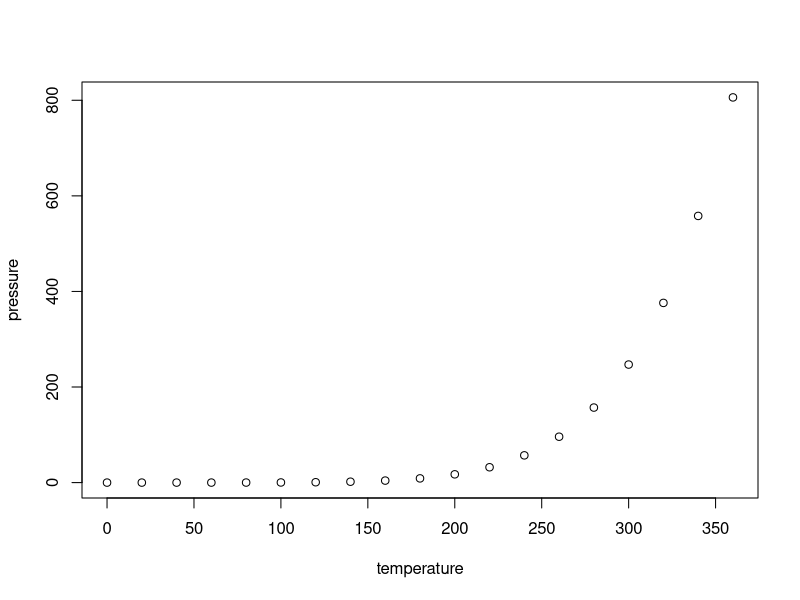
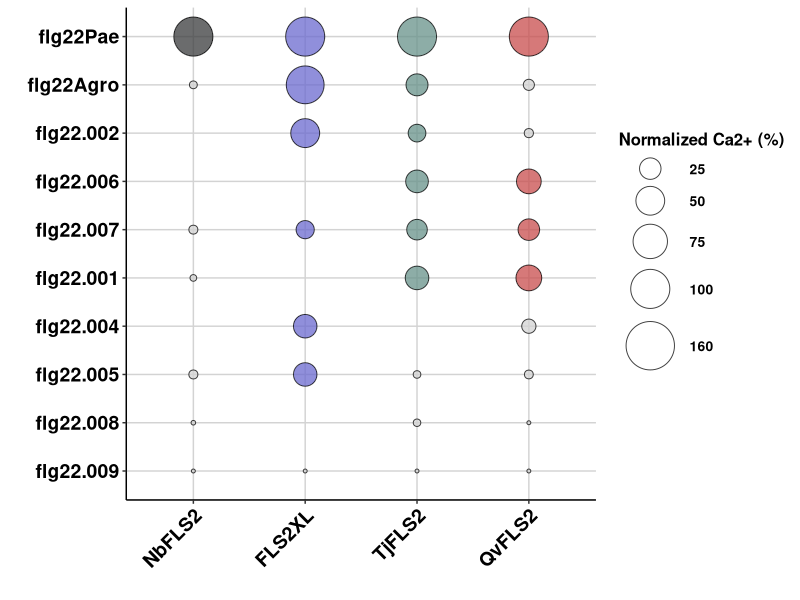
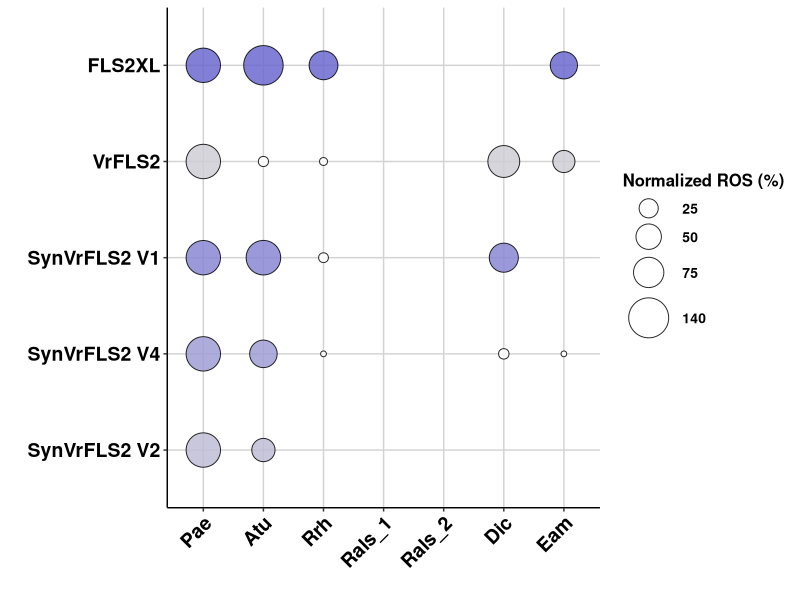
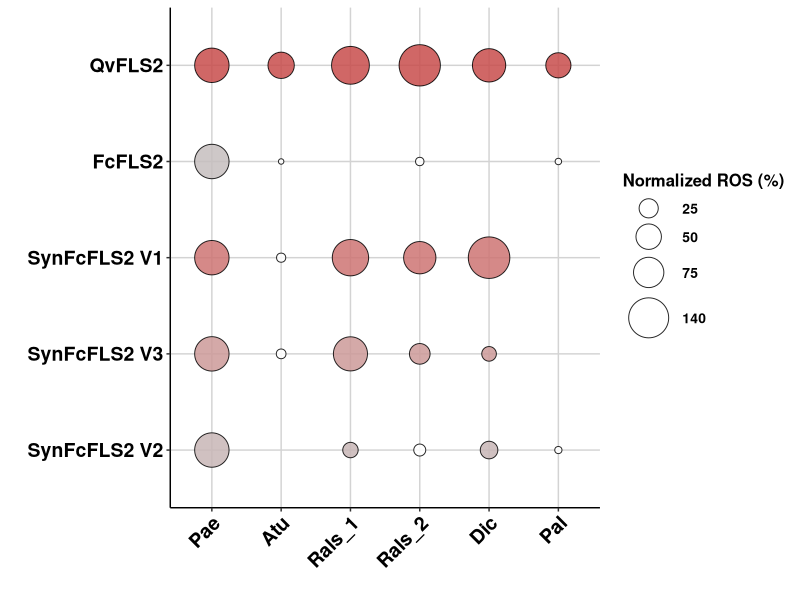
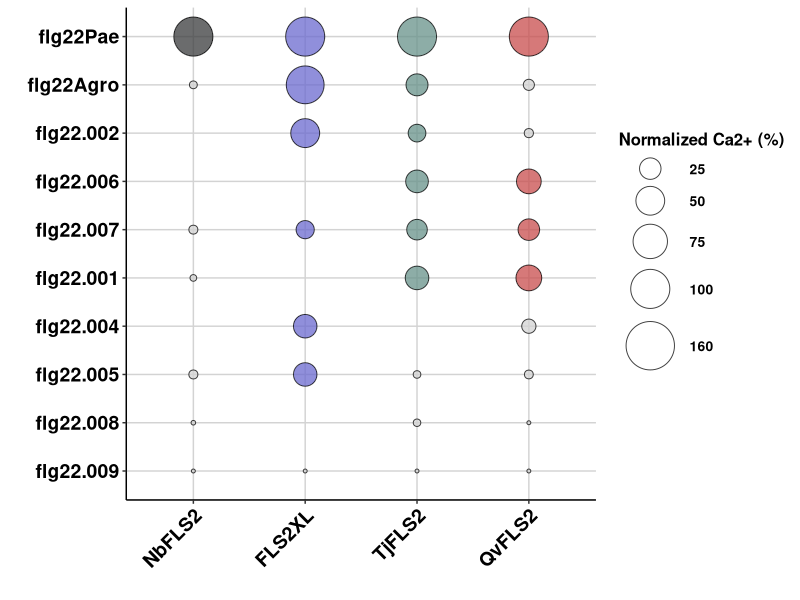
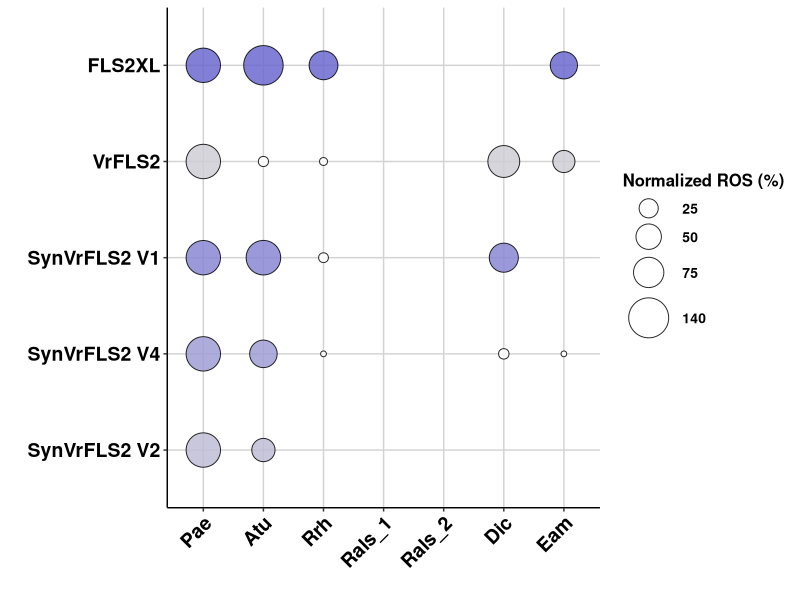
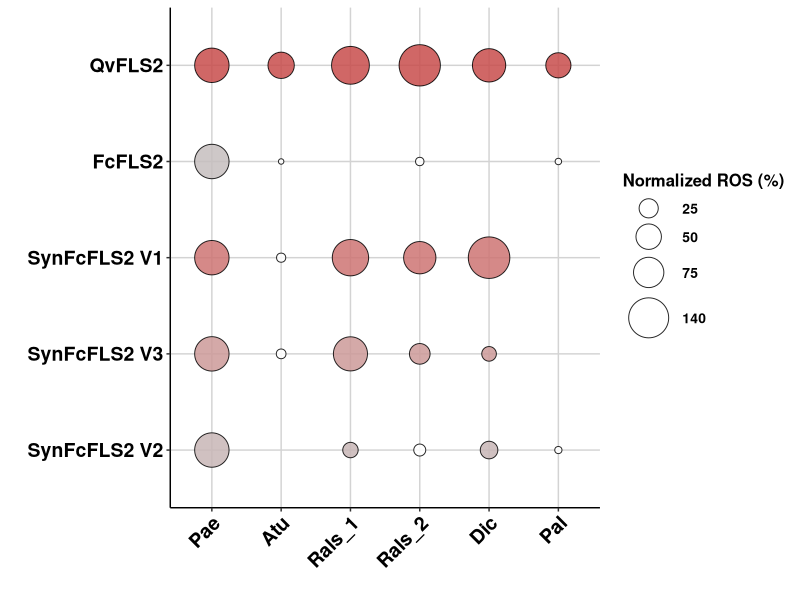

Write the R code that produced these figures, in order.
## ---- chunk 1
knitr::opts_chunk$set(echo = TRUE)
## ---- chunk 2
summary(cars)
## ---- chunk 3
library(reshape2)
library(ggplot2)
library(dplyr)
## ---- chunk 4
plot(pressure)
## ---- chunk 5
library(ggplot2)
library(reshape2)
library(dplyr)

# Read the CSV file
pc <- read.csv("../input/Fig1_Calcium.csv")

# Melt the data frame
pcm <- melt(pc, id = c("Receptor"))

new_order_vector <- c("flg22Pae", "flg22Agro", "flg22.002", "flg22.006", "flg22.007", "flg22.001", "flg22.004", "flg22.005", "flg22.008" , "flg22.009")

# Ensure Receptor is a factor with the correct levels
pcm$Receptor <- factor(pcm$Receptor, levels = c("NbFLS2", "FLS2XL", "TjFLS2", "QvFLS2"))

# Create a new column 'Color' with the default colors based on 'Receptor'
pcm$Color <- case_when(
  pcm$Receptor == "FLS2XL" & pcm$value >= 10 ~ "#6B6ACF",
  pcm$Receptor == "QvFLS2" & pcm$value >= 10 ~ "#C84D4C",
  pcm$Receptor == "TjFLS2" & pcm$value >= 10 ~ "#679289",
  pcm$Receptor == "NbFLS2" & pcm$value >= 10 ~ "#3a3b3c",
  pcm$value < 10 ~ "lightgrey", # Apply light gray color when value is less than 10
  TRUE ~ NA_character_ # For unexpected cases
)

# Proceed with the ggplot
xx <- ggplot(pcm, aes(x = Receptor, y = variable)) + 
  geom_point(aes(size = value, fill = Color), alpha = 0.75, shape = 21) + 
  scale_size_continuous(limits = c(0, 160), range = c(1, 16), breaks = c(25, 50, 75, 100, 160)) + 
  labs(x = "", y = "", size = "Normalized Ca2+ (%)", fill = "") + 
  theme_classic() +
  theme(
    legend.key = element_blank(), 
    axis.text.y = element_text(colour = "black", size = 14, face = "bold"), 
    axis.text.x = element_text(angle = 45, hjust = 1, colour = "black", size = 14, face = "bold", vjust = 1), 
    legend.text = element_text(size = 10, face = "bold", colour = "black"), 
    legend.title = element_text(size = 12, face = "bold"), 
    legend.position = "right",
    panel.grid.major = element_line(colour = "lightgrey", linewidth = 0.5),
    panel.grid.minor = element_blank()
  ) +
  scale_fill_identity(guide = FALSE) +  # Use colors directly from the Color column
  scale_y_discrete(limits = rev(new_order_vector))  # Set x-axis labels and order

print(xx)

# Save the plot
ggsave(filename = "../output/Figure_1_All_FLS2_Calcium_bubble.pdf", width = 5.6, height = 5)


## ---- chunk 6

# Read in your csv data
pc <- read.csv("../input/Vr-XL.csv", header = TRUE)

# Melt the data
pcm <- melt(pc, id = c("Receptor"))

# Step 1: Specify the order of the x-axis
new_order_vector <- c("flg22Pae", "flg22Agro", "flg22.002", "flg22.006", "flg22.007", "flg22.001", "flg22.004")

# Step 2: Rename the x-axis columns according to the mapping
labels_vector <- c("Pae", "Atu", "Rrh", "Rals_1", "Rals_2", "Dic", "Eam")


# Ensure Receptor order is as in the raw dataset
pcm$Receptor <- factor(pcm$Receptor, levels = unique(pc$Receptor))


# Create a new column 'Color' with the default colors based on 'Receptor'
pcm$Color <- case_when(
  pcm$Receptor == "FLS2XL" & pcm$value >= 10 ~ "#6B6ACF",
  pcm$Receptor == "VrFLS2" & pcm$value >= 10 ~ "#cdcdd5",
  pcm$Receptor == "SynVrFLS2 V1" & pcm$value >= 10 ~ "#8987d2",
  pcm$Receptor == "SynVrFLS2 V4" & pcm$value >= 10 ~ "#a09ed4",
  pcm$Receptor == "SynVrFLS2 V2" & pcm$value >= 10 ~ "#bebdd5",
  pcm$value < 10 ~ "white", # Apply light gray color when value is less than 10
  TRUE ~ NA_character_ # For unexpected cases
)


# Generate the plot
xx <- ggplot(pcm, aes(y = Receptor, x = variable)) + 
  geom_point(aes(size = value, fill = Color), alpha = 0.85, shape = 21) + 
  scale_size_continuous(limits = c(0, 160), range = c(1, 14), breaks = c(25, 50, 75, 140)) + 
  labs(y = "", x = "", size = "Normalized ROS (%)", fill = "")  + 
  theme_classic() +
  theme(
    legend.key = element_blank(), 
    axis.text.y = element_text(colour = "black", size = 14, face = "bold"), 
    axis.text.x = element_text(angle = 45, hjust = 1, colour = "black", size = 14, face = "bold", vjust = 1), 
    legend.text = element_text(size = 10, face = "bold", colour = "black"), 
    legend.title = element_text(size = 12, face = "bold"), 
    legend.position = "right",
    panel.grid.major = element_line(colour = "lightgrey", linewidth = 0.5),
    panel.grid.minor = element_blank()
  ) +
  scale_fill_identity(guide = FALSE) +  # Use colors directly from the Color column
 scale_x_discrete(limits = new_order_vector, labels = labels_vector) + # Set x-axis labels and order
  scale_y_discrete(limits = rev(levels(pcm$Receptor))) # Ensure Y axis order is as in the raw dataset

# Print the plot
print(xx)

# Save the plot to a file

ggsave(filename = "../output/Vr-XL.pdf", width = 7, height = 3.4, bg = "transparent")

## ---- chunk 7
pc = read.csv("../input/Fc-Qv.csv", header = TRUE)
# Melt the data
pcm <- melt(pc, id = c("Receptor"))

# Step 1: Specify the order of the x-axis
new_order_vector <- c("flg22Pae", "flg22Agro", "flg22.006", "flg22.007", "flg22.001", "flg22.005")

# Step 2: Rename the x-axis columns according to the mapping
labels_vector <- c("Pae", "Atu", "Rals_1", "Rals_2", "Dic", "Pal")

# Ensure Receptor order is as in the raw dataset
pcm$Receptor <- factor(pcm$Receptor, levels = unique(pc$Receptor))

# Ensure Receptor is a factor with the correct levels
#pcm$Receptor <- factor(pcm$Receptor, levels = c("NbFLS2", "FLS2XL", "TjFLS2", "QvFLS2"))

# Create a new column 'Color' with the default colors based on 'Receptor'
pcm$Color <- case_when(
  pcm$Receptor == "QvFLS2" & pcm$value >= 10 ~ "#C84D4C",
  pcm$Receptor == "FcFLS2" & pcm$value >= 10 ~ "#c5bebe",
  pcm$Receptor == "SynFcFLS2 V1" & pcm$value >= 10 ~ "#cd7573",
  pcm$Receptor == "SynFcFLS2 V3" & pcm$value >= 10 ~ "#cc9a99",
  pcm$Receptor == "SynFcFLS2 V2" & pcm$value >= 10 ~ "#c7b6b6",
  pcm$value < 10 ~ "white", # Apply light gray color when value is less than 10
  TRUE ~ NA_character_ # For unexpected cases
)
xx <- ggplot(pcm, aes(y = Receptor, x = variable)) + 
  geom_point(aes(size = value, fill = Color), alpha = 0.85, shape = 21) + 
  scale_size_continuous(limits = c(0, 160), range = c(1, 14), breaks = c(25, 50, 75, 140)) + 
  labs(y = "", x = "", size = "Normalized ROS (%)", fill = "")  + 
  theme_classic() +
  theme(
    legend.key = element_blank(), 
    axis.text.y = element_text(colour = "black", size = 14, face = "bold"), 
    axis.text.x = element_text(angle = 45, hjust = 1, colour = "black", size = 14, face = "bold", vjust = 1), 
    legend.text = element_text(size = 10, face = "bold", colour = "black"), 
    legend.title = element_text(size = 12, face = "bold"), 
    legend.position = "right",
    panel.grid.major = element_line(colour = "lightgrey", linewidth = 0.5),
    panel.grid.minor = element_blank()
  ) +
  scale_fill_identity(guide = FALSE) +  # Use colors directly from the Color column
 scale_x_discrete(limits = new_order_vector, labels = labels_vector) + # Set x-axis labels and order
  scale_y_discrete(limits = rev(levels(pcm$Receptor))) # Ensure Y axis order is as in the raw dataset 
print(xx)
ggsave(filename = "../output/Qv-Fc.pdf", width = 7, height = 3.4)

